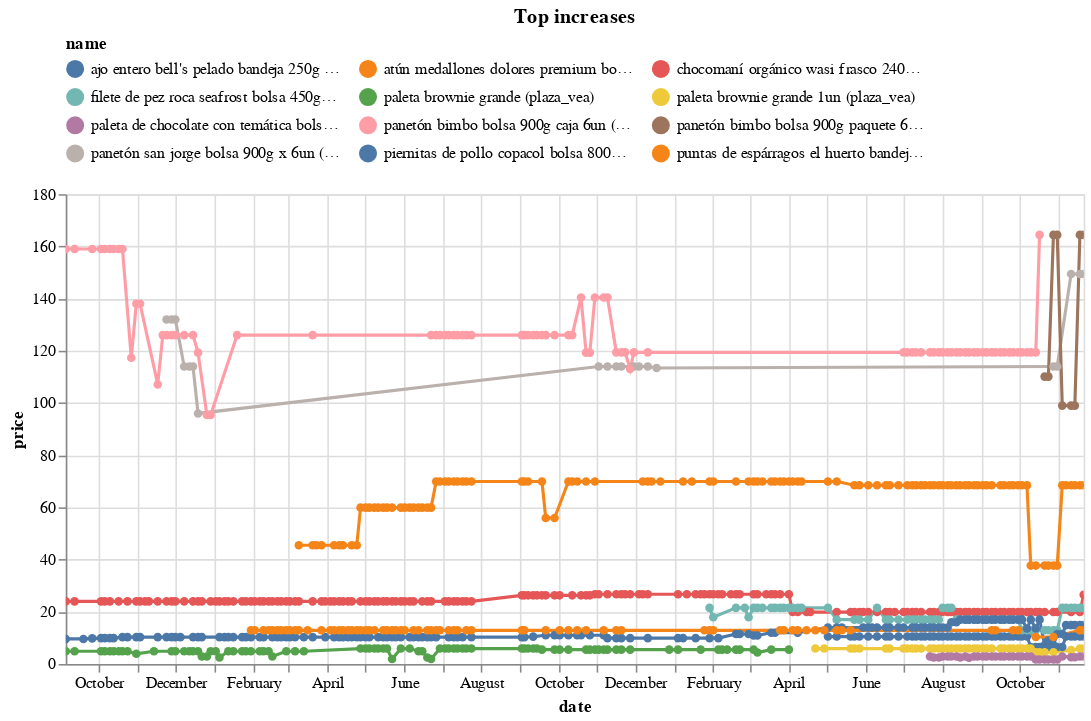

Notebook code for this chart:
### Code cell
(top_changes
 .sort_values('change')
 .tail(10)
 .pipe(plot_changes, 'Top increases')
)

### Figure 1 — Vega-Lite specification as saved in the notebook (floating-point values rounded to 4 significant figures; data arrays with more than 128 entries replaced by an {"elided": "..."} marker saying what was removed)
{"config": {"view": {"continuousWidth": 300, "continuousHeight": 300}, "legend": {"columns": 3, "orient": "top"}}, "data": {"name": "data-d26273b497e8e28aa7cc79783ccaf291"}, "mark": {"type": "line", "point": true}, "encoding": {"color": {"field": "name", "scale": {"domain": ["ajo entero bell's pelado bandeja 250g (plaza_vea)", "atún medallones dolores premium bolsa 680g (plaza_vea)", "chocomaní orgánico wasi frasco 240g (plaza_vea)", "filete de pez roca seafrost bolsa 450g (plaza_vea)", "paleta brownie grande (plaza_vea)", "paleta brownie grande 1un (plaza_vea)", "paleta de chocolate con temática bolsa 1un (plaza_vea)", "panetón bimbo bolsa 900g caja 6un (plaza_vea)", "panetón bimbo bolsa 900g paquete 6un (plaza_vea)", "panetón san jorge bolsa 900g x 6un (plaza_vea)", "piernitas de pollo copacol bolsa 800g (plaza_vea)", "puntas de espárragos el huerto bandeja 250g (plaza_vea)"]}, "type": "nominal"}, "tooltip": [{"field": "name", "type": "nominal"}, {"field": "price", "type": "quantitative"}, {"field": "last_price", "type": "quantitative"}], "x": {"field": "date", "type": "temporal"}, "y": {"field": "price", "type": "quantitative"}}, "params": [{"name": "param_5", "select": {"type": "point", "fields": ["name"]}, "bind": "legend"}, {"name": "param_6", "select": {"type": "interval", "encodings": ["x", "y"]}, "bind": "scales"}], "title": "Top increases", "transform": [{"filter": {"param": "param_5"}}], "width": 650, "$schema": "https://vega.github.io/schema/vega-lite/v5.20.1.json", "datasets": {"data-d26273b497e8e28aa7cc79783ccaf291": {"elided": "888 records"}}}
